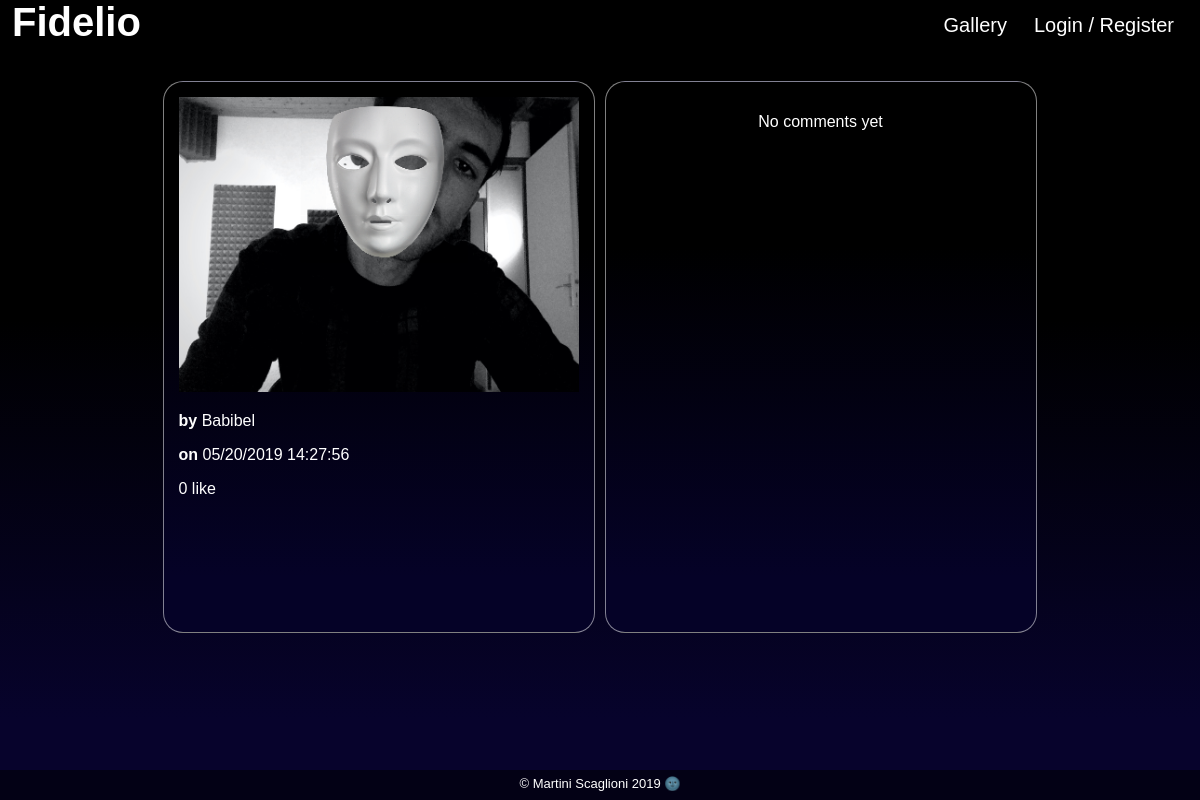
The app's page /index.php?view=picture&id=29 with its own data.
### tables this page shows
CREATE TABLE `pictures` (
  `picture_id` int(11) NOT NULL,
  `user_id` int(100) NOT NULL,
  `content` text NOT NULL
);

CREATE TABLE `users` (
  `user_id` int(11) NOT NULL,
  `user_name` varchar(100) NOT NULL,
  `user_email` varchar(100) NOT NULL,
  `user_password` text NOT NULL,
  `hash` text NOT NULL,
  `account_valid` int(11) NOT NULL,
  `notifications` int(1) NOT NULL
);

### model/PictureManager.php (called while the page is built, shortened)
<?
class PictureManager extends Manager
{
    public function getPictures($picture_id)
    {
        $db = $this->dbConnect();
        if ($picture_id != '')
        {
            $pictures = $db->query("SELECT picture_id, user_id, content FROM pictures WHERE picture_id = '$picture_id'");
        }
        else
        {
            $pictures = $db->query('SELECT picture_id, user_id, content FROM pictures ORDER BY picture_id DESC');
        }
        return $pictures;
    }
}

### model/UserManager.php (called while the page is built, shortened)
<?
class UserManager extends Manager
{
    public function getUsers()
    {
        $db = $this->dbConnect();
        $req = $db->query("SELECT user_id, user_name, user_email, user_password, hash, account_valid, notifications FROM users ORDER BY user_id");
        return $req;
    }
}

### view/pictureView.php (the view, shortened to what this page needs)
        <div class="main_nav">
            <?php
                $user = $users->fetchAll();
                $comment = $comments->fetchAll();
                $like = $likes->fetchAll();
                $pictures = $gallery->fetchAll();
                $likes_nb = 0;
                for ($i = 0; $pictures[$i]; $i++)
                {
                    if ($pictures[$i]['picture_id'] == $picture_id)
                    {
                        $img = $pictures[$i]['content'];
                        $picture_was_taken_by = $pictures[$i]['user_id'];
                    }
                }
                for ($i = 0; $user[$i]; $i++)
                {
                    if ($picture_was_taken_by == $user[$i]['user_id'])
                    {
                        $picture_author = $user[$i]['user_name'];
                    }
                }
                for ($i = 0; $like[$i]; $i++)
                {
                    if ($like[$i]['picture_id'] == $picture_id)
                    {
                        $likes_nb++;
                    }
                    if ($like[$i]['picture_id'] == $picture_id && $like[$i]['user_id'] == $loggued_user_id)
                    {
                        $user_has_liked = 1;
                    }
                }
                $date = strstr($img, ':');
                $date = substr($date, 1);
                $date = strtok($date, '.');
            ?>
            <div class="picture_view">
                <?php
                    echo '<img class="single-picture" src="pictures/snaps/'.$img.'"/>';
                ?>
                <p><strong>by </strong><?= $picture_author ?></p>
                <p><strong>on </strong><?= date('m/d/Y H:i:s', $date) ?></p>
                <?php
                    if ($likes_nb < 2)
                    {
                        echo '<p id="likes"> '.$likes_nb.' like</p>';
                    } else {
                        echo '<p id="likes"> '.$likes_nb.' likes</p>';
                    }
                ?>
            </div>
            <div class="comment_view">
                <?php
                    for ($i = 0; $comment[$i]; $i++)
                    {
                        if ($comment[$i]['picture_id'] == $picture_id)
                        {
                            $j++;
                        }
                    }
                    if ($j > 0)
                    {
                        if ($_SESSION['loggued_on_user'])
                        {
                            $section = 'comments_section';
                        } else {
                            $section = 'comments_section_full';
                        }
                ?>
                <section class="<?= $section ?>">
                    <?php
                        for ($i = 0; $comment[$i]; $i++)
                        {
                            $i++;
                        }
                        while ($i-- > 0)
                        {
                            if ($comment[$i]['picture_id'] == $picture_id)
                            {
                    ?>
                        <div class='single_comment' style="overflow: hidden">
                            <p><strong><?= htmlspecialchars($picture_author) ?></strong> on <?= $comment[$i]['comment_date_fr'] ?>
                            <p><?= nl2br(htmlspecialchars($comment[$i]['comment'])) ?></p>
                            <?php
                                if($comment[$i]['user_id'] == $loggued_user_id)
                                {
                            ?>
                                    <p><a href="index.php?view=updateCommentView&comment_id=<?= $comment[$i]['id'] ?>&picture_id=<?= $picture_id ?>">(Edit)</a></p>
                                    <p><a href="index.php?action=deleteComment&comment_id=<?= $comment[$i]['id'] ?>&picture_id=<?= $picture_id ?>" onclick="return confirm('Do you really want to remove your comment?')">(Delete)</a></p>
                            <?php
                                }
                            ?>
                        </div>
                        <hr>
                    <?php
                            }
                        }
                    ?>
                </section>
                <?php
                    }
                    else {
                        echo '  <div class="picture_special_p">
                                    <p> No comments yet </p>
                                </div>';
                    }
                ?>
            </div>
        </div>
<?php require('view/template.php'); ?>

### public/css/style.css (style rules this page uses)
html, body { height: 100%; width: 100%; margin: 0; padding: 0; color: white; background-color: #000000; background-image: linear-gradient(180deg, #000000 40%, #07032c 90%); }
p { font-family: "Avenir",Arial,sans-serif; }
.main_nav { display: block; margin-top: 30px; margin-left: auto; margin-right: auto; width: 875px; height: 77vh; }
.picture_special_p { width: 300px; text-align: center; margin-left: auto; margin-right: auto; }
.picture_view { border-radius: 20px; padding: 15px; border:1px solid rgba(255, 255, 255, 0.5); background: linear-gradient(180deg, #000000 30%, #050227 90%); float: left; display: inline; width: 400px; height: 520px; }
.comment_view { border-radius: 20px; padding: 15px; border:1px solid rgba(255, 255, 255, 0.5); background: linear-gradient(180deg, #000000 30%, #050227 90%); display: inline; float: left; height: 520px; width: 400px; margin-left: 10px; }
.single-picture { width: 400px; height: 295px; }

### records on screen
pictures: content (picture), content "05/20/2019 14:27:56"
users: user_name "Babibel"

### other values on screen
$likes_nb "0"
